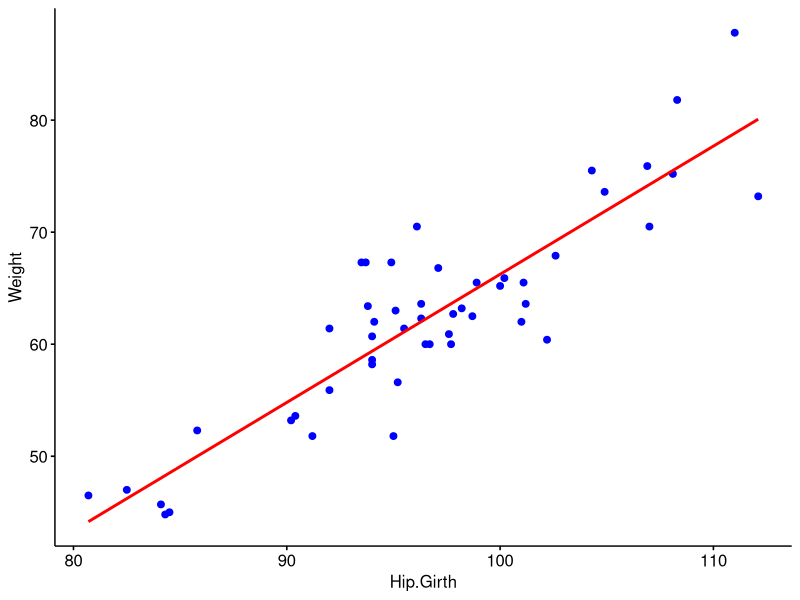
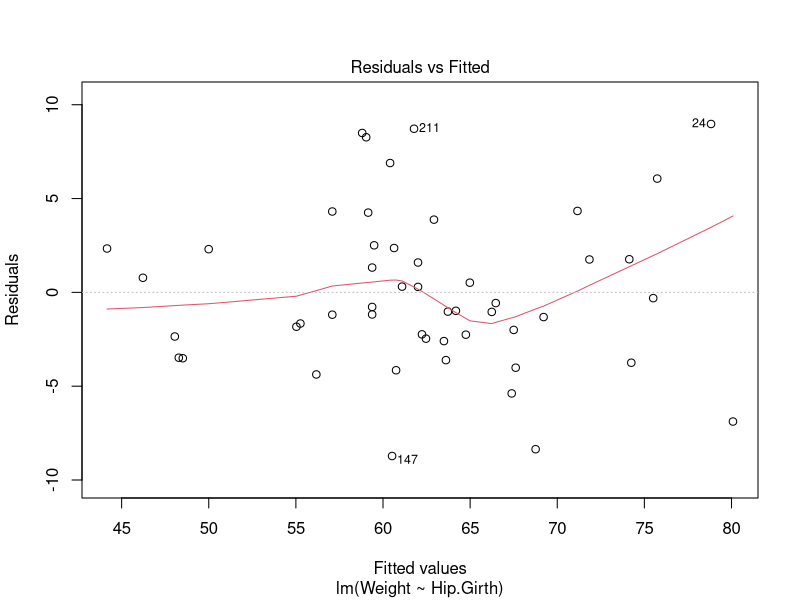
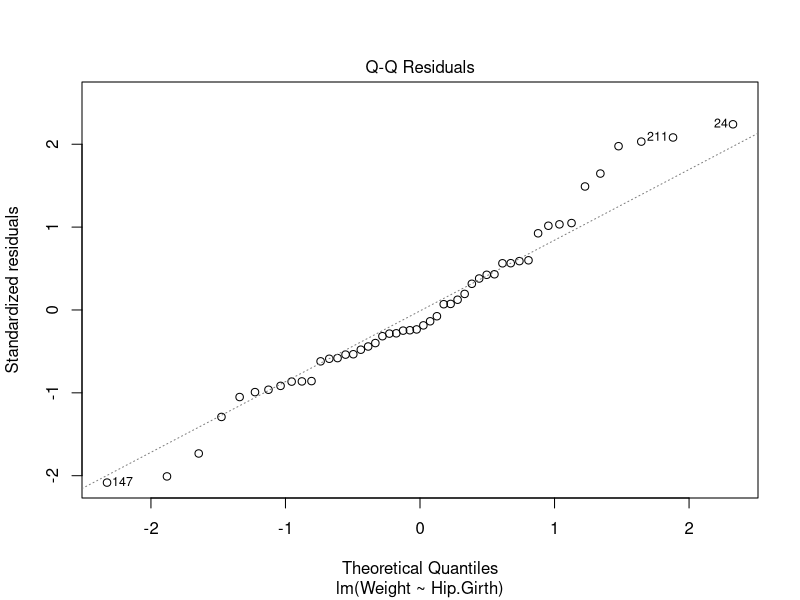
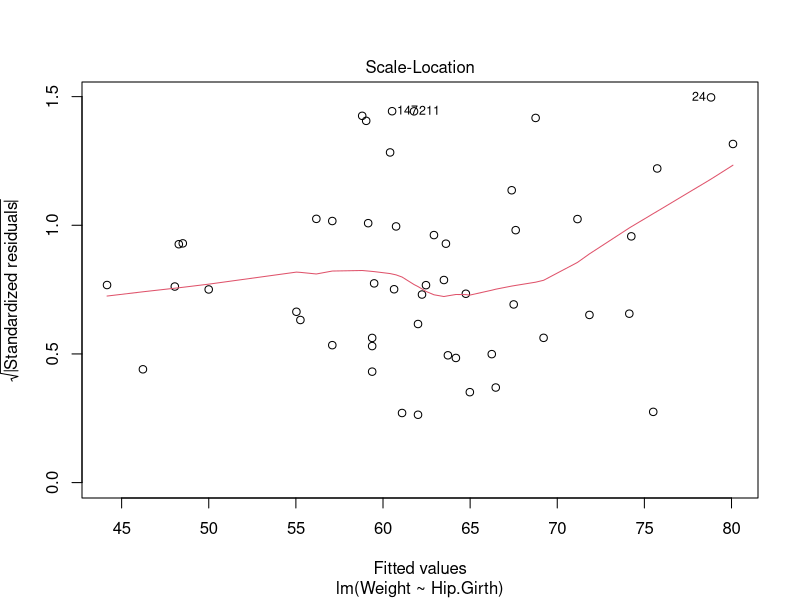
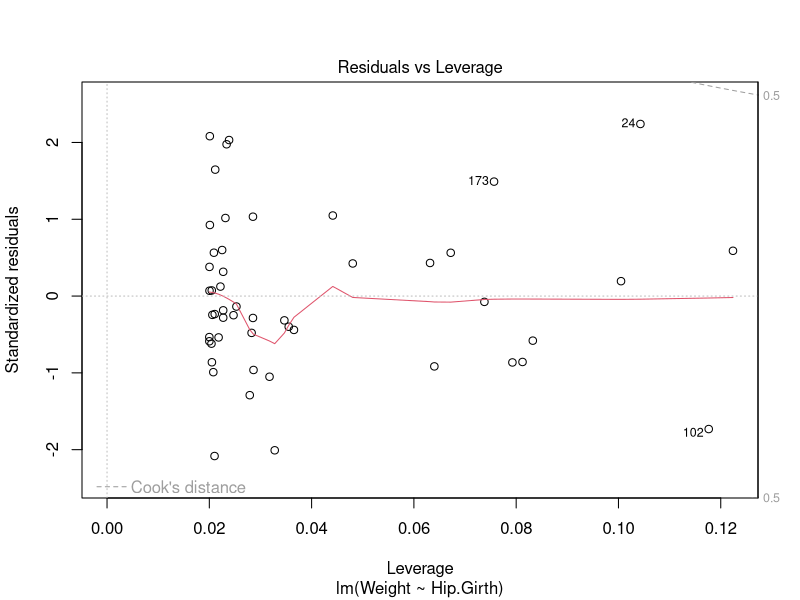
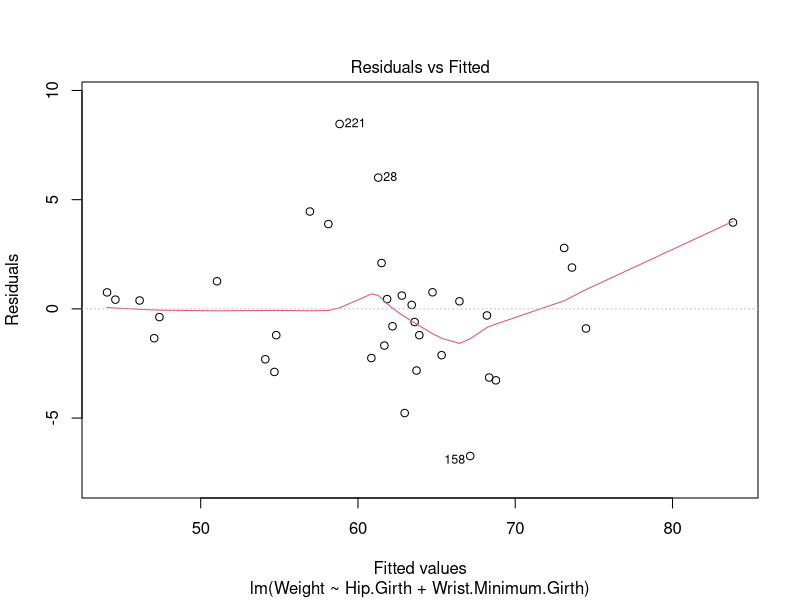
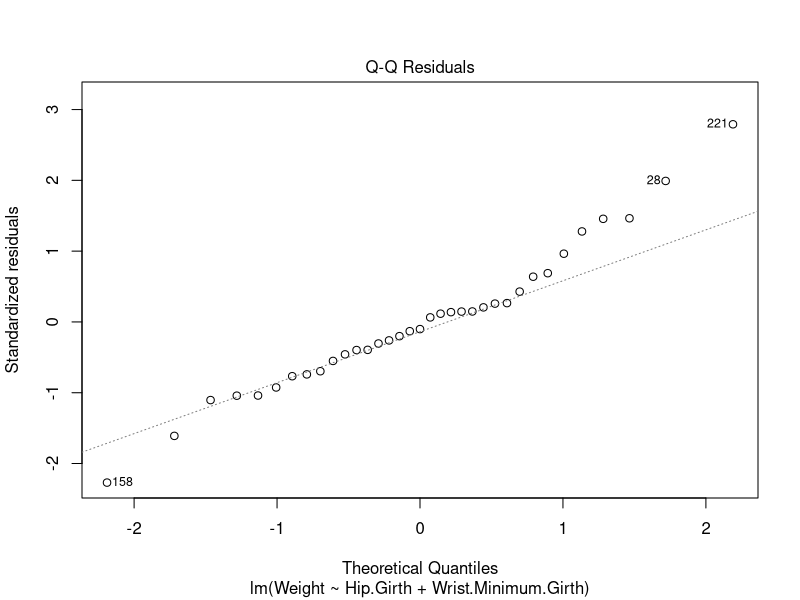
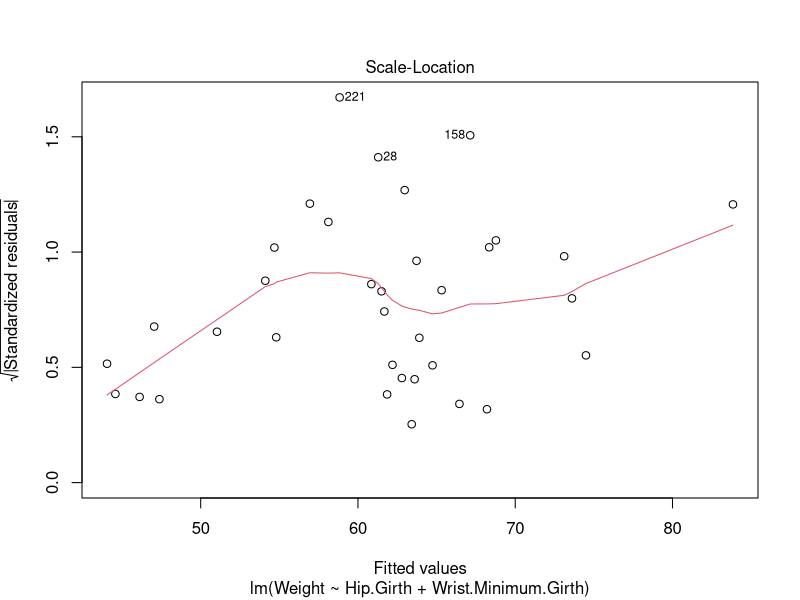

The R script that drew these images, in order:
## ---- chunk 1
knitr::opts_chunk$set(echo = TRUE)
## ---- chunk 2
library(dplyr)
library(ggpubr)
library(caret)
## ---- chunk 3
datos <- read.csv2("EP09 Datos.csv")
head(datos)

mujeres <- filter(datos, Gender == 0)

set.seed(1624)
muestra <- mujeres[sample(nrow(mujeres), 50), ]

predictores <- sample(24, 8)
predictores

# Se analiza la variable con la correlación más alta
correlacion <- cor(muestra)
max(correlacion[23,1:22])

muestraP <- muestra[predictores]
muestraP$Weight <- muestra$Weight
muestraP$Hip.Girth <- muestra$Hip.Girth
head(muestraP)


## ---- chunk 4
#MLS
modelo <- lm(Weight ~ Hip.Girth, data = muestraP)

p <- ggscatter(muestra, x = "Hip.Girth", y = "Weight", color = "blue", fill = "blue")
p <- p + geom_smooth(method = lm, se = FALSE, colour = "red")

p

summary(modelo)
plot(modelo)
shapiro.test(modelo$residuals)
## ---- chunk 5
set.seed(1624)
# Creacion de datos de entrenamiento y de prueba
n <- nrow(muestraP)
n_entrenamiento <- floor(0.7 * n)
muestrasEntrenamiento <- sample.int(n = n,
                                    size = n_entrenamiento,
                                    replace = FALSE)

entrenamiento <- muestraP[muestrasEntrenamiento, ]
prueba <- muestraP[-muestrasEntrenamiento, ]

# Modelo nulo a evaluar
nulo <- lm(Weight ~ 1, data = entrenamiento)
summary(nulo)

#Modelo completo para evaluar adicion de datos
completo <- lm(Weight ~ ., data = entrenamiento)
summary(completo)

modMejorado <- update(nulo, . ~ . + Hip.Girth)

add1(modMejorado, scope = completo)

summary(modMejorado)

modMejorado <- update(modMejorado, . ~ . + Wrist.Minimum.Girth)
plot(modMejorado)
shapiro.test(modMejorado$residuals)


add1(modMejorado, scope = completo)

modMejorado <- update(modMejorado, . ~ . + Chest.Girth)
plot(modMejorado)
shapiro.test(modMejorado$residuals)

## ---- chunk 6
# Crear conjuntos de entrenamiento y prueba .
set.seed(1624)
n <- nrow(muestraP)
n_entrenamiento <- floor(0.7*n)
muestra <- sample.int(n = n, size = n_entrenamiento, replace = FALSE)
entrenamiento <- datos [muestra, ]
prueba <- datos [-muestra, ]

modelo <- lm(Weight ~ Hip.Girth + Wrist.Minimum.Girth + Chest.Girth, data = entrenamiento)
summary(modelo)

mse_entrenamiento <- mean(modelo$residuals**2)
cat ("MSE para el conjunto de entrenamiento :", mse_entrenamiento, "\n")

predicciones <- predict(modelo, prueba)

error <- prueba[["Weight"]] - predicciones
mse_prueba <- mean(error**2)
cat(" MSE para el conjunto de prueba :", mse_prueba)
## ---- chunk 7
# Crear conjuntos de entrenamiento y prueba .
set.seed(1624)
n <- nrow(datos)
n_entrenamiento <- floor(0.7*n)
muestra <- sample.int ( n = n , size = n_entrenamiento , replace = FALSE )
entrenamiento <- datos [muestra,]
prueba <- datos [-muestra,]

# Ajustar modelo usando validaci ón cruzada de 5 pliegues .
modelo <- train (Weight ~ Hip.Girth + Wrist.Minimum.Girth + Chest.Girth, data = entrenamiento , method = "lm",
trControl = trainControl ( method = "cv", number = 5) )

summary(modelo)

# Hacer predicciones para el conjunto de entrenamiento .
predicciones_entrenamiento <- predict(modelo,entrenamiento)

# Calcular error cuadrado promedio para el conjunto de prueba .
error_entrenamiento <- entrenamiento[["Weight"]] - predicciones_entrenamiento
mse_entrenamiento <- mean(error_entrenamiento**2)
cat ("MSE para el conjunto de entrenamiento :", mse_entrenamiento, "\n")

# Hacer predicciones para el conjunto de prueba .
predicciones_prueba <- predict(modelo, prueba)

# Calcular error cuadrado promedio para el conjunto de prueba .
error_prueba <-prueba [["Weight"]] - predicciones_prueba
mse_prueba <- mean (error_prueba**2)
cat("MSE para el conjunto de prueba :", mse_prueba )
